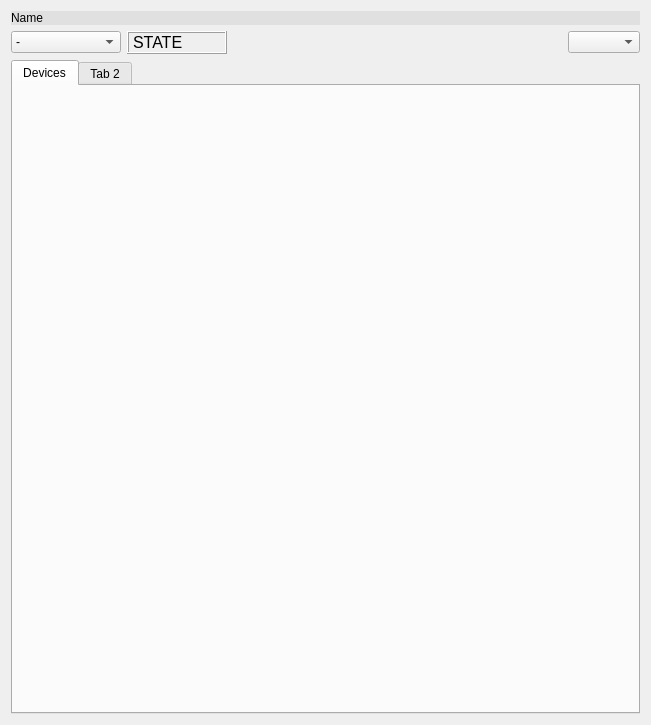
<?xml version="1.0" encoding="UTF-8"?>
<ui version="4.0">
 <class>MangerCtrlContainer</class>
 <widget class="QWidget" name="MangerCtrlContainer">
  <property name="geometry">
   <rect>
    <x>0</x>
    <y>0</y>
    <width>651</width>
    <height>725</height>
   </rect>
  </property>
  <property name="sizePolicy">
   <sizepolicy hsizetype="Expanding" vsizetype="Expanding">
    <horstretch>0</horstretch>
    <verstretch>0</verstretch>
   </sizepolicy>
  </property>
  <property name="windowTitle">
   <string>Form</string>
  </property>
  <layout class="QGridLayout" name="gridLayout">
   <item row="0" column="0">
    <layout class="QVBoxLayout" name="verticalLayout_2">
     <item>
      <widget class="QLabel" name="name">
       <property name="styleSheet">
        <string notr="true">background-color: #e0e0e0;</string>
       </property>
       <property name="text">
        <string>Name</string>
       </property>
      </widget>
     </item>
     <item>
      <layout class="QHBoxLayout" name="horizontalLayout">
       <item>
        <widget class="QComboBox" name="state_action">
         <property name="minimumSize">
          <size>
           <width>110</width>
           <height>0</height>
          </size>
         </property>
         <item>
          <property name="text">
           <string>-</string>
          </property>
         </item>
         <item>
          <property name="text">
           <string>INIT</string>
          </property>
         </item>
         <item>
          <property name="text">
           <string>ENABLE</string>
          </property>
         </item>
         <item>
          <property name="text">
           <string>DISABLE</string>
          </property>
         </item>
         <item>
          <property name="text">
           <string>RESET</string>
          </property>
         </item>
        </widget>
       </item>
       <item>
        <widget class="QLabel" name="state">
         <property name="minimumSize">
          <size>
           <width>100</width>
           <height>0</height>
          </size>
         </property>
         <property name="font">
          <font>
           <pointsize>12</pointsize>
          </font>
         </property>
         <property name="frameShape">
          <enum>QFrame::Box</enum>
         </property>
         <property name="frameShadow">
          <enum>QFrame::Raised</enum>
         </property>
         <property name="text">
          <string>STATE</string>
         </property>
         <property name="alignment">
          <set>Qt::AlignLeading|Qt::AlignLeft|Qt::AlignVCenter</set>
         </property>
        </widget>
       </item>
       <item>
        <spacer name="horizontalSpacer">
         <property name="orientation">
          <enum>Qt::Horizontal</enum>
         </property>
         <property name="sizeHint" stdset="0">
          <size>
           <width>40</width>
           <height>20</height>
          </size>
         </property>
        </spacer>
       </item>
       <item>
        <widget class="QComboBox" name="wsize"/>
       </item>
      </layout>
     </item>
     <item>
      <widget class="QTabWidget" name="container">
       <property name="currentIndex">
        <number>0</number>
       </property>
       <widget class="QWidget" name="tab">
        <attribute name="title">
         <string>Devices</string>
        </attribute>
       </widget>
       <widget class="QWidget" name="tab_2">
        <attribute name="title">
         <string>Tab 2</string>
        </attribute>
       </widget>
      </widget>
     </item>
    </layout>
   </item>
  </layout>
 </widget>
 <resources/>
 <connections/>
</ui>
